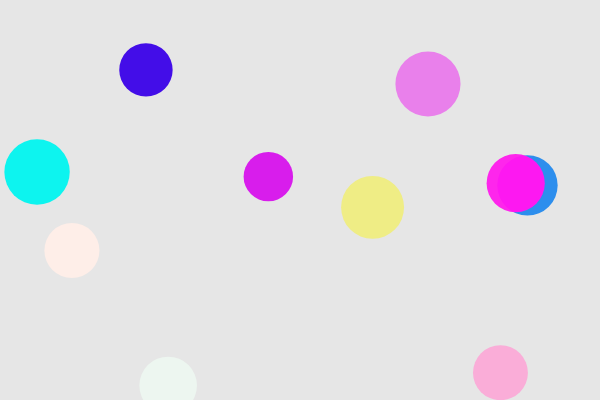
Frame 1 (no input)
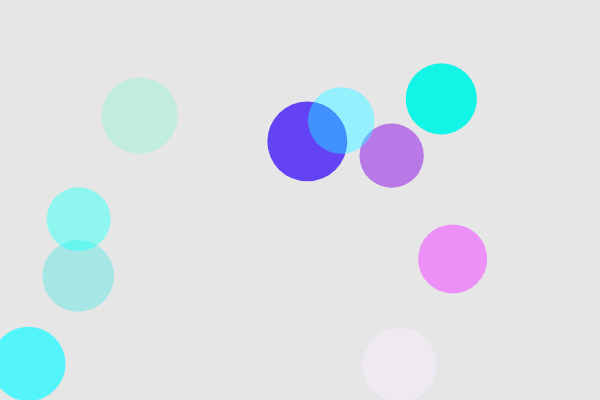
Frame 60 (no input)
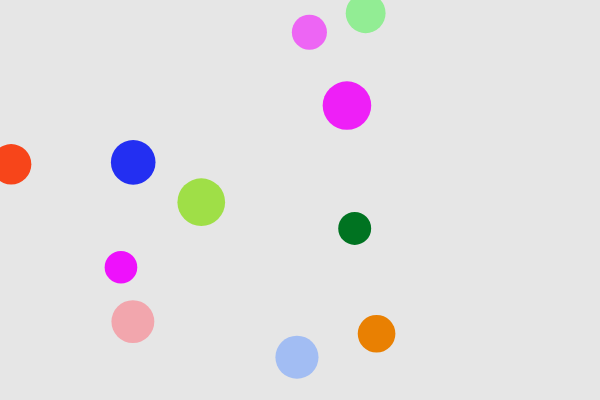
Frame 120 (the mouse pressed at the canvas centre since frame 60)

The p5.js sketch that drew these frames (run headless with seeded random() and noise() and a simulated clock; from frame 60 on, the mouse is pressed at the canvas centre):

// p5.js sketch
// ── sketch.js
// DM2008 — Activity 4b
// Objects in Motion (50 min)

// ============================
// Step 0: Global data
// ============================
let agents = []; // array to hold many objects
const NUM_START = 10; // you can tweak this

function setup() {
  createCanvas(600, 400);
  noStroke();

  // ============================
  // Step 1: Populate the array
  // - Use a loop to create multiple instances
  // - Give each instance some randomized starting values
  // ============================
  for (let i = 0; i < NUM_START; i++) {
    let x = random(width);
    let y = random(height);
    let sz = random(12, 36);
    let speedX = random(-2, 2);
    let speedY = random(-2, 2);
    // TODO: pass any extra properties you plan to use
    agents.push(new Agent(x, y, sz, speedX, speedY));
  }
}

function draw() {
  background(230);

  // ============================
  // Step 2: Loop through the array
  // - Call at least TWO methods on each object
  //   e.g., update() then show()
  // ============================
  for (let i = 0; i < agents.length; i++) {
    agents[i].update(); // change over time
    agents[i].show(); // draw
  }

  // ============================
  // Step 3 (optional but recommended):
  // Removal / lifespan
  // - If your objects can "die", remove them safely.
  // - Use a backward loop to avoid skipping items when splicing.
  // ============================
  for (let i = agents.length - 1; i >= 0; i--) {
    if (agents[i].life <= 0) {
      agents.splice(i, 1);
    }
  }
}

// ============================
// Step 4: Interaction (optional)
// - Add new objects with mouse clicks
// - Toggle behaviors with keys
// ============================
function mousePressed() {
  let sz = random(16, 40);
  let speedX = random(-2, 2);
  let speedY = random(-2, 2);
  agents.push(new Agent(mouseX, mouseY, sz, speedX, speedY));
}

function keyPressed() {
  // Example toggles—feel free to customize
  if (key === "c") {
    // clear all agents
    agents = [];
  }
}

// ============================
// Step 5: Define your Class
// - Must have at least 1 property that changes over time
// - Must have at least 1 method besides show()
// - Feel free to add more properties/methods
// ============================
class Agent {
  constructor(x, y, sz, speedX, speedY) {
    // Required properties
    this.x = x;
    this.y = y;
    this.sz = sz;

    // Motion
    this.dx = speedX;
    this.dy = speedY;

    // Style (customize!)
    this.h = random(255);
    this.a = 220;

    // Lifespan (optional)
    this.life = 255; // use this if you want fade/shrink/remove behavior
  }

  // Method #1: update — change over time
  update() {
    // Basic movement
    this.x += this.dx;
    this.y += this.dy;

    // Simple screen wrap (A) or bounce (B) — pick one or implement your own:

    // (A) Wrap:
//     if (this.x > width) {
//       this.x = 0;
//     }
//     if (this.x < 0) {
//       this.x = width;
//     }
//     if (this.y > height) {
//       this.y = 0;
//     }
//     if (this.y < 0) {
//       this.y = height;
//     }

//     (B) Bounce (comment Wrap out if you use Bounce):
    if (this.x < 0 || this.x > width) {
      this.dx *= -1;
    }
    if (this.y < 0 || this.y > height) {
      this.dy *= -1;
    }
  

//     Example of property changing over time:
//     subtle size pulse
    this.sz += cos(frameCount * 0.5) * 40;
  }

//     Or use a lifespan:
//     this.life -= 1;        // fade over time
//     this.sz -= 0.05;     // shrink slowly
//   

  // Method #2: show — draw the object
  show() {
    // If you use HSB, set colorMode(HSB) in setup()
    // Copy-paste the line below into setup() to switch to HSB
    // colorMode(HSB, 360, 100, 100, 255);
    
    // fill(this.h, 70, 90, this.a);

    // Using RGB to keep it simple
    push()
    fill(random(255), random(255), random(255));
    blendMode(HARD_LIGHT);
    ellipse(this.x, this.y, this.sz);
    pop()
  }
}

/* ============================
   TODO ideas (pick at least one):
   - Add a second method besides show(), e.g., bounce(), shrink(), changeColor()
   - Make one property evolve over time (size, hue, alpha, speed)
   - Add a key or mouse interaction that changes *all* agents (loop over array)
   - Implement removal: shrink agents and splice them when too small
============================= */
